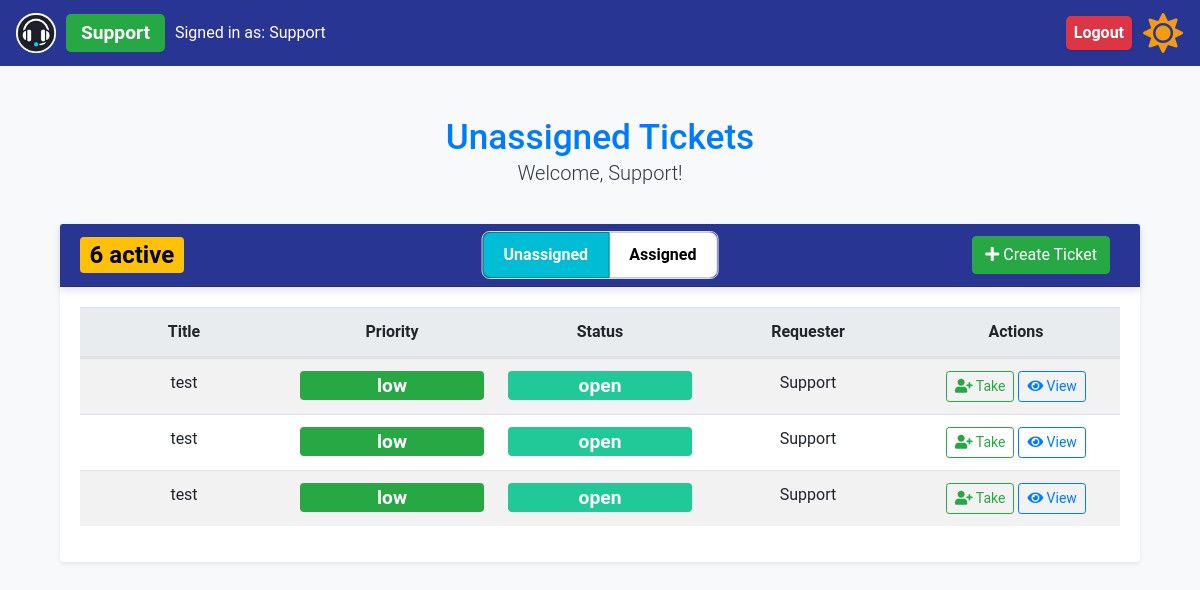
Before: /unassigned_tickets (signed in) with the older database file.
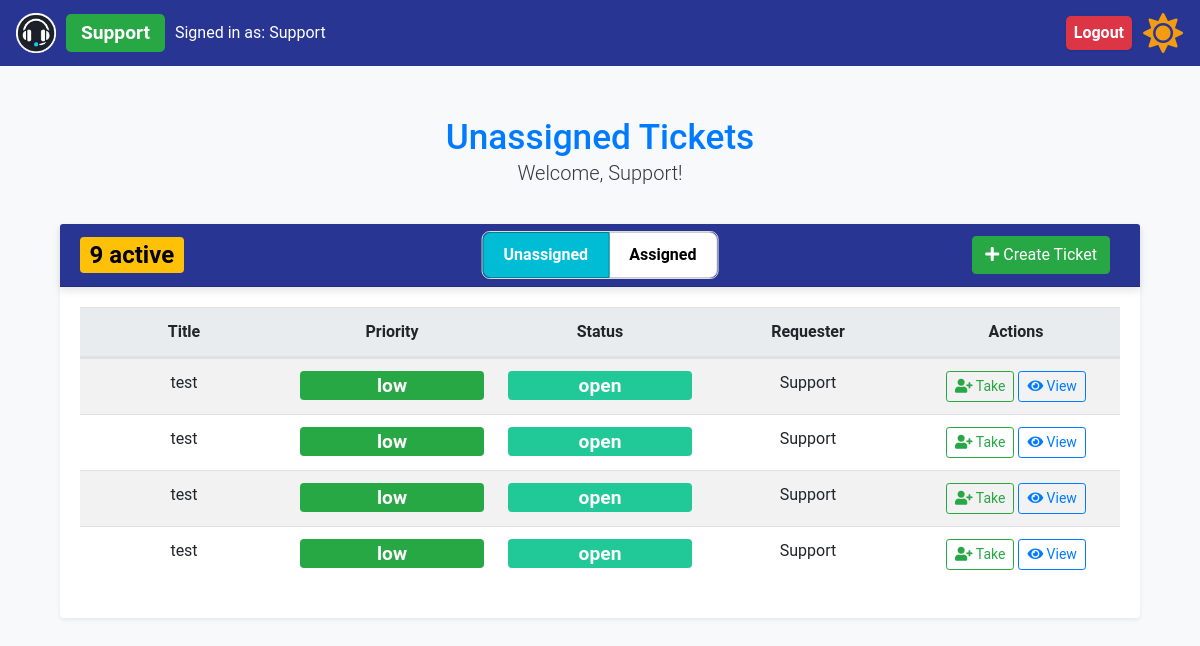
After: the same page with the newer database file.
### app/models.py (models this page shows)
class User(UserMixin, db.Model):
    id = db.Column(db.Integer, primary_key=True)
    name = db.Column(db.String(150), nullable=False)
    email = db.Column(db.String(150), unique=True, nullable=False)
    password = db.Column(db.String(150), nullable=False)
    role = db.Column(db.String(50), nullable=False)
    created_tickets = db.relationship(
        "Ticket",
        foreign_keys="Ticket.user_id",
        back_populates="creator",
        overlaps="assigned_tickets,comments"
    )
    assigned_tickets = db.relationship(
        "Ticket",
        foreign_keys="Ticket.assigned_to",
        back_populates="assignee",
        overlaps="created_tickets,comments"
    )
    user_comments = db.relationship(
        "Comment", back_populates="commenter", overlaps="commenter,comments"
    )

class Ticket(db.Model):
    id = db.Column(db.Integer, primary_key=True)
    title = db.Column(db.String(150), nullable=False)
    description = db.Column(db.Text, nullable=False)
    status = db.Column(db.String(50), nullable=False)
    priority = db.Column(db.String(50), nullable=False)
    created_at = db.Column(db.DateTime, default=datetime.utcnow)
    updated_at = db.Column(
        db.DateTime, default=datetime.utcnow, onupdate=datetime.utcnow
    )
    assigned_to = db.Column(db.Integer, db.ForeignKey("user.id"))
    user_id = db.Column(db.Integer, db.ForeignKey("user.id"))
    creator = db.relationship("User", foreign_keys=[user_id], back_populates="created_tickets", overlaps="assigned_tickets,comments")
    assignee = db.relationship("User", foreign_keys=[assigned_to], back_populates="assigned_tickets", overlaps="created_tickets,comments")
    ticket_comments = db.relationship("Comment", back_populates="ticket")

### app/routes.py (the view, shortened to what this page needs)
@bp.route("/unassigned_tickets", methods=["GET", "POST"])
@login_required
def unassigned_tickets():
    if current_user.role != "support" and current_user.role != "admin":
        flash("Only support staff and admins can view this page.", "warning")
        return redirect(url_for("main.all_tickets"))
    unassigned_tickets = Ticket.query.filter_by(assigned_to=None).all()
    print(f"Unassigned tickets: {unassigned_tickets}")
    support_staff = User.query.filter(User.role.in_(['admin', 'support'])).all()
    return render_template(
        "unassigned_tickets.html",
        unassigned_tickets=unassigned_tickets,
        support_staff=support_staff,
        view='unassigned'
    )

### app/__init__.py (called while the page is built)
def create_app(config=None):
    app = Flask(__name__, instance_relative_config=True)
    if config:
        app.config.from_object(config)
    else:
        app.config.from_pyfile("config.py")  # Default to development config
    db.init_app(app)
    login_manager.init_app(app)
    migrate.init_app(app, db)
    csrf.init_app(app)  # Initialize CSRF protection with the app
    from .models import User  # Ensure User model is correctly defined
    @login_manager.user_loader
    def load_user(user_id):
        return User.query.get(int(user_id))
    from .routes import bp  # Ensure bp is defined as a Blueprint in routes.py
    app.register_blueprint(bp)
    return app

### app/routes.py (called while the page is built)
@bp.context_processor
def inject_open_tickets_count():
    open_tickets_count = Ticket.query.filter(Ticket.status.in_(['open', 'in progress'])).count()
    if open_tickets_count > 10:
        badge_class = "badge-active-tickets-high"  # Red
    elif open_tickets_count > 5:
        badge_class = "badge-active-tickets-medium"  # Yellow
    elif open_tickets_count > 0:
        badge_class = "badge-active-tickets-low"  # Green
    else:
        badge_class = "badge-active-tickets-info"  # Blue or default color
    return {
        'open_tickets_count': open_tickets_count,
        'badge_class': badge_class
    }

### app/templates/unassigned_tickets.html (shortened to what this page needs)
{% extends "base.html" %} {% block content %}
<div class="container mt-5">
  <div class="row mb-2">
    <div class="col-12 text-center">
      <h2 class="text-primary mb-0">Unassigned Tickets</h2>
      <p class="lead">Welcome, {{ current_user.name }}!</p>
    </div>
  </div>
  <div class="card shadow-sm">
    <div
      class="card-header bg-primary text-white d-flex justify-content-between align-items-center position-relative"
    >
      <div class="d-flex align-items-center">
        <span class="badge {{ badge_class }}">
          {{ open_tickets_count }} active
        </span>
      </div>
      <div class="toggle-buttons">
        <div
          class="btn-group toggle-group"
          role="group"
          aria-label="Ticket Status Toggle"
        >
          <a
            href="{{ url_for('main.unassigned_tickets') }}"
            class="btn btn-toggle {% if view == 'unassigned' %}active{% endif %}"
          >
            Unassigned
          </a>
          <a
            href="{{ url_for('main.assigned_tickets') }}"
            class="btn btn-toggle {% if view == 'assigned' %}active{% endif %}"
          >
            Assigned
          </a>
        </div>
      </div>
      <div class="ms-auto">
        <a class="btn btn-success" href="{{ url_for('main.create_ticket') }}">
          <i class="fas fa-plus"></i> Create Ticket
        </a>
      </div>
    </div>
    <div class="card-body">
      <table class="table table-striped table-hover">
        <thead>
          <tr class="d-flex justify-content-between">
            <th class="col text-center">Title</th>
            <th class="col text-center">Priority</th>
            <th class="col text-center">Status</th>
            <th class="col text-center">Requester</th>
            <th class="col text-center">Actions</th>
          </tr>
        </thead>
        <tbody>
          {% if unassigned_tickets|length == 0 %}
          <tr>
            <td colspan="6" class="text-center">
              <h5>No tickets</h5>
            </td>
          </tr>
          {% else %} {% for ticket in unassigned_tickets %}
          <tr class="d-flex justify-content-between">
            <td class="col text-center">{{ ticket.title }}</td>
            <td class="col text-center">
              <span class="badge badge-priority-{{ ticket.priority }}">
                {{ ticket.priority }}
              </span>
            </td>
            <td class="col text-center">
              <span class="badge badge-status-{{ ticket.status|lower }}">
                {{ ticket.status }}
              </span>
            </td>
            <td class="col text-center">{{ ticket.creator.name }}</td>
            <td class="col text-center">
              {% if current_user.role == 'support' %}
              <form
                method="POST"
                action="{{ url_for('main.unassigned_tickets') }}"
                style="display: inline"
              >
                <button type="submit" class="btn btn-outline-success btn-sm">
                  <i class="fas fa-user-plus"></i> Take
                </button>
              </form>
              {% endif %}
              <a
                href="{{ url_for('main.ticket_details', ticket_id=ticket.id) }}"
                class="btn btn-outline-primary btn-sm"
              >
                <i class="fas fa-eye"></i> View
              </a>
            </td>
          </tr>
          {% endfor %} {% endif %}
        </tbody>
      </table>
    </div>
  </div>
</div>
{% endblock %}

### app/templates/base.html (shortened to what this page needs)
<!DOCTYPE html>
<html lang="en">
  <head>
    <link
      href="https://stackpath.bootstrapcdn.com/bootstrap/4.5.2/css/bootstrap.min.css"
      rel="stylesheet"
    />
    <link
      href="{{ url_for('static', filename='styles.css') }}"
      rel="stylesheet"
    />
    <link
      rel="stylesheet"
      href="https://cdnjs.cloudflare.com/ajax/libs/font-awesome/5.15.4/css/all.min.css"
    />
  </head>
  <body class="light-mode">
    <nav class="navbar navbar-expand-lg">
      <a class="navbar-brand" href="#">
        <img
          src="{{ url_for('static', filename='logo.png') }}"
          alt="Help Desk Logo"
          style="height: 40px"
        />
        {% if current_user.is_authenticated %}
        <div class="role-container">
          <span class="badge badge-role-{{ current_user.role}}"
            >{{ current_user.role.capitalize() }}</span
          >
          <span class="user-info">Signed in as: {{ current_user.name }}</span>
        </div>
        {% endif %}
      </a>
      <div class="collapse navbar-collapse" id="navbarNav">
        <ul class="navbar-nav ml-auto">
          {% if current_user.is_authenticated %}
          <li class="nav-item">
            <a class="nav-link logout-badge" href="{{ url_for('main.logout') }}"
              >Logout</a
            >
          </li>
          {% endif %}
          <li class="nav-item">
            <button id="theme-toggle-button" class="btn btn-link nav-link">
              <i id="theme-toggle-icon" class="fas fa-sun"></i>
            </button>
          </li>
        </ul>
      </div>
    </nav>
    <div class="container">{% block content %} {% endblock %}</div>
  </body>
</html>

### app/static/styles.css (style rules this page uses)
body { font-family: "Roboto", sans-serif; background-color: #f8f9fa; margin: 0; color: #343a40; }
.container { margin-top: 50px; }
h2 { color: #007bff; }
.table th, .table td { vertical-align: middle; }
.table th { background-color: #e9ecef; }
.card { border: none; margin-top: 20px; box-shadow: 0 4px 8px rgba(0, 0, 0, 0.1); }
.card-header { background-color: #283593 !important; color: #ffffff; font-size: 1.25rem; font-weight: 500; box-shadow: 0 4px 8px rgba(0, 0, 0, 0.1); display: flex; justify-content: space-between; align-items: center; position: relative; }
.btn-primary, .btn-secondary, .btn-success, .btn-warning { margin-right: 10px; }
.btn-success { background-color: #28a745; border-color: #28a745; margin-left: auto; }
.btn-outline-primary { border-color: #007bff; color: #007bff; }
.badge { font-size: 1.2em; }
.text-primary { color: #007bff !important; font-size: 2.2em; }
.badge-priority-low, .badge-priority-medium, .badge-priority-high, .badge-status-open, .badge-status-in-progress, .badge-status-closed { text-align: center; width: 100%; }
.badge-priority-low { background-color: #28a745; color: rgb(255, 255, 255); }
.navbar { background-color: #283593; }
.navbar .navbar-brand, .navbar .nav-link { color: #ffffff; }
.navbar-brand { display: flex; align-items: center; }
.badge-status-open { background-color: #20c997; color: white; }
#theme-toggle-button { font-size: 1.5rem; cursor: pointer; height: 40px; display: flex; align-items: center; justify-content: center; padding: 0; margin: 0; margin-left: 10px; }
#theme-toggle-button .fas { transition: color 0.3s ease; font-size: 40px; line-height: 40px; }
.toggle-buttons { position: absolute; left: 50%; transform: translateX(-50%); }
.ms-auto { margin-left: auto; }
body.light-mode #theme-toggle-icon { color: #f39c12; }
.toggle-group { border: 1px solid #ddd; border-radius: 8px; overflow: hidden; display: inline-flex; }
.btn-toggle { background-color: white; color: black; padding: 10px 20px; border: 1px solid #ccc; border-radius: 0; font-weight: bold; cursor: pointer; transition: background-color 0.3s ease, color 0.3s ease; text-decoration: none; }
.btn-toggle.active { background-color: #00bcd4; color: white; border-color: #00838f; }
.toggle-group .btn-toggle:first-child { border-top-left-radius: 8px; border-bottom-left-radius: 8px; }
.toggle-group .btn-toggle:last-child { border-top-right-radius: 8px; border-bottom-right-radius: 8px; }
.logout-badge { cursor: pointer; transition: transform 0.2s, box-shadow 0.2s; display: inline-flex; align-items: center; padding: 5px 10px; border-radius: 5px; box-shadow: 0 1px 3px rgba(0, 0, 0, 0.1); white-space: nowrap; justify-content: space-between; color: #fff; background-color: #dc3545; text-decoration: none; margin-left: auto; font-weight: bold; }
.navbar-nav { display: flex; align-items: center; }
.role-container { display: flex; align-items: center; }
.user-info { color: white; font-size: 1rem; font-weight: 400; }
.role-container .badge { display: inline-block; }
.badge-role-admin, .badge-role-support, .badge-role-regular { padding: 0 15px; border-radius: 5px; font-weight: bold; font-size: 1.2rem; margin-right: 10px; margin-left: 10px; height: 38px; display: flex; align-items: center; justify-content: center; line-height: 38px; text-align: center; }
.badge-role-support { background-color: #28a745; }
.badge-active-tickets-medium { background-color: #ffc107; color: black; }

Changed rows visible on the page:
added Ticket: title "test", priority "low", status "open", creator.name "Support"
Other visible differences:
{{ open_tickets_count }}: "6" → "9"
